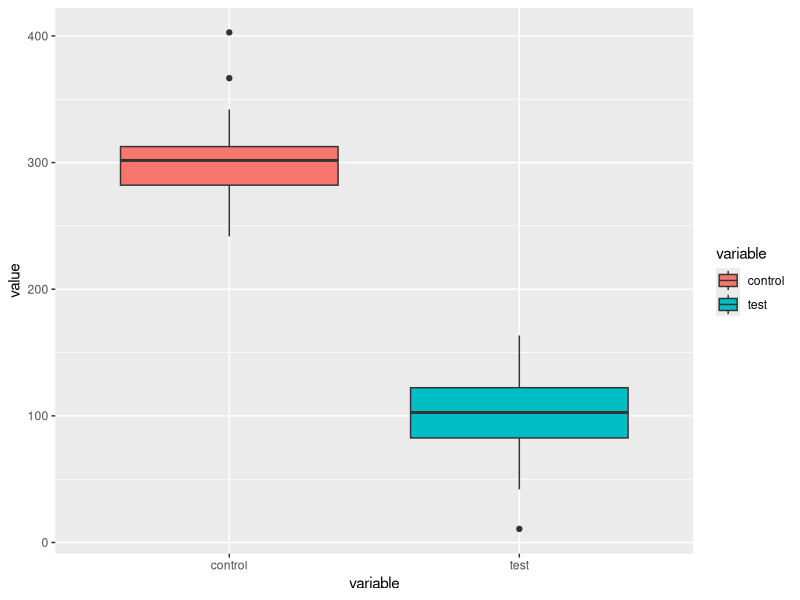
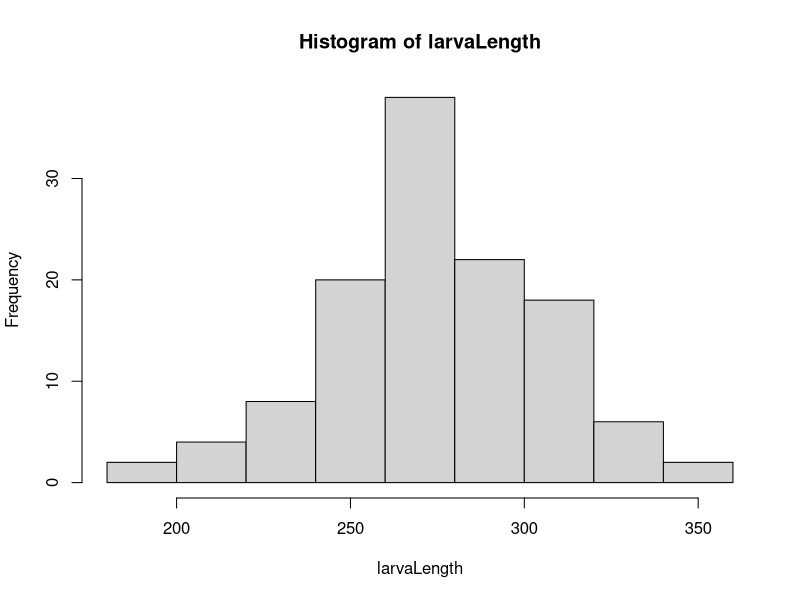

The R source for these figures, in order:
## ---- chunk 1
knitr::opts_chunk$set(echo = TRUE)
## ---- chunk 2
u <- 300
v <- 100
w <- 60
x <- 60 
y <- 30
z <- 31
dataCreate <- function(mean1=u, mean2=v, n1=w, n2=x, sd1=y, sd2=z){
  myDF <- data.frame(control=rnorm(mean = mean1, n=n1, sd=sd1), test=rnorm(mean=mean2, n=n2, sd=sd2))
  return(myDF)
}
myDF <- dataCreate(mean1=u)
head(myDF)


library(reshape2)
myDF2 <- melt(myDF) 
ANOVA <- function(data=myDF2){
  myANOVA <- aov(value~variable, data=data)
  summary(myANOVA)
}

ANOVA(data=myDF2)
ANOVA()
myANOVA <- aov(value~variable, data=myDF2)
summary(myANOVA)


library(ggplot2)
urchinBOXPLOT <- function(data=myDF2){
  ggplot(data=data,aes(x=variable, y=value, fill=variable)) + geom_boxplot()
}
urchinBOXPLOT()

#Playing around with the functions 

library(ggplot2)
tester <- myDF2
larvaLength <- ifelse(tester > 0.05, rnorm(n=w:x, mean=u:v, sd=30:31))
hist(larvaLength)





